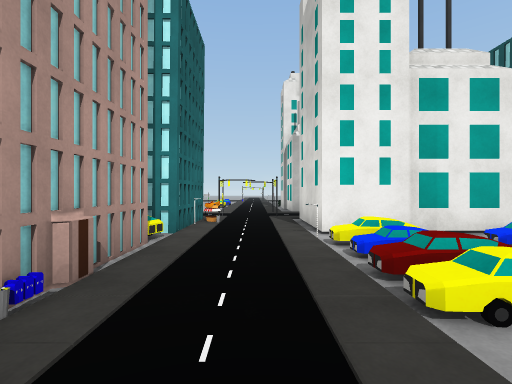
View 1 (above)

24 first-person views from a walk through a 3-D level made in the Unity game engine. The camera is 1.3 m above the floor, looks level and sees 85° across. The floor is counted in squares, 2 m on a side. Each view is taken from the middle of a square. On the plan, view 1 faces up. The plan holds only what a view shows up to about 9 squares ahead; the rest is blank. The place goes on beyond the plan. The player is left out. Some surface patterns are stand-ins.

View 2
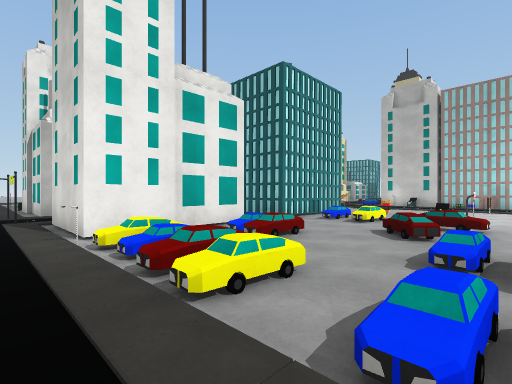

View 3
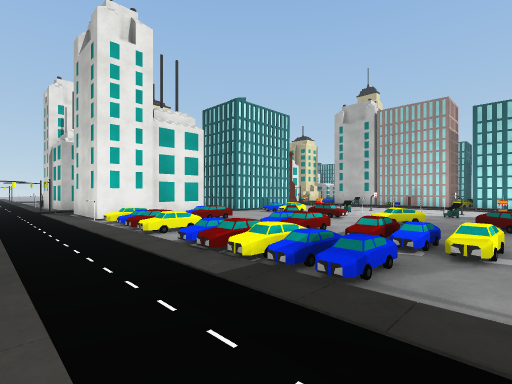

View 4
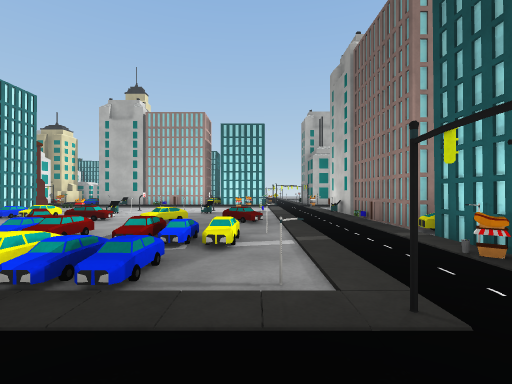

View 5
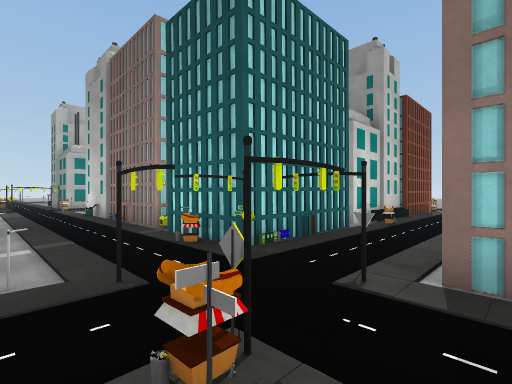

View 6
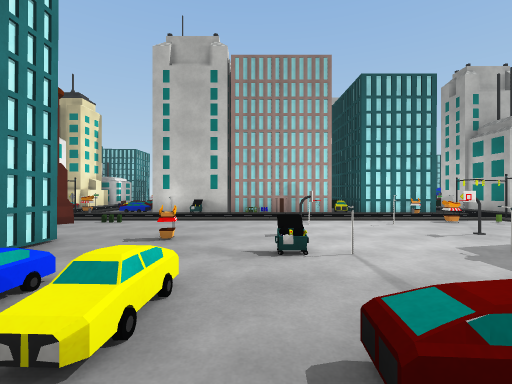

View 7
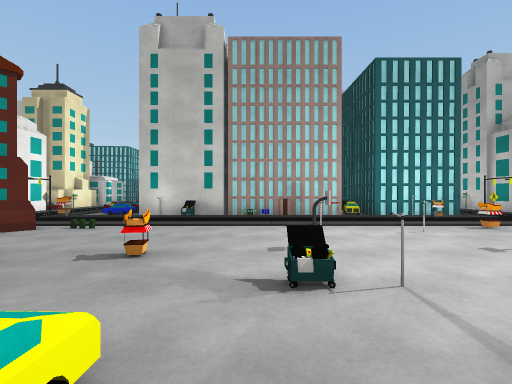

View 8
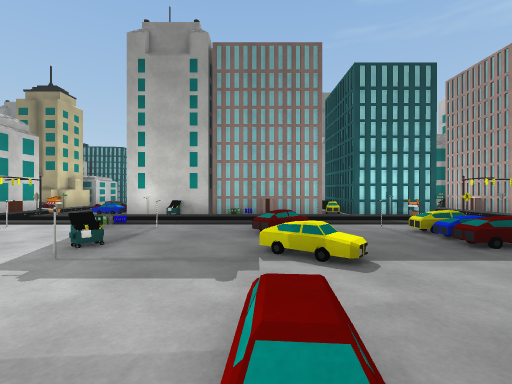

View 9
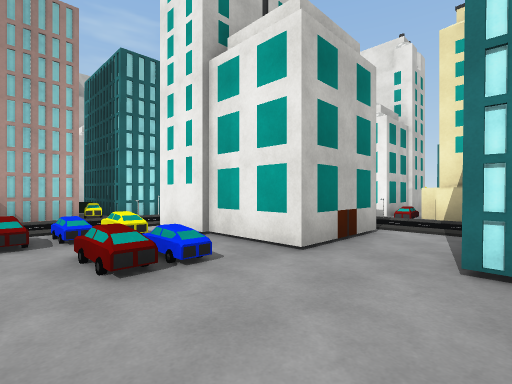

View 10
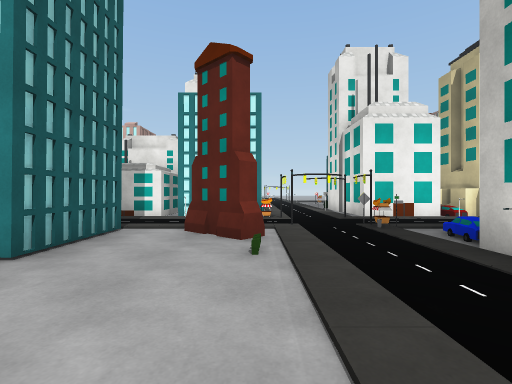

View 11
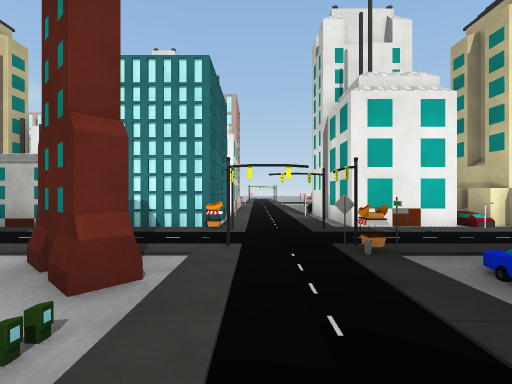

View 12
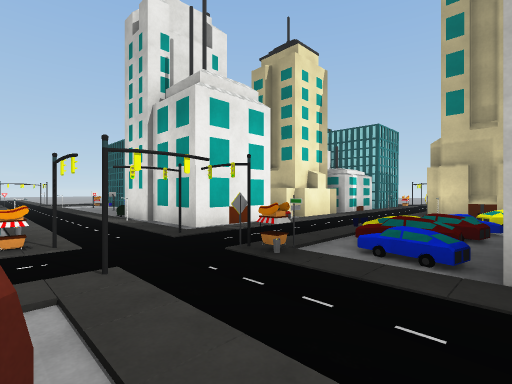

View 13
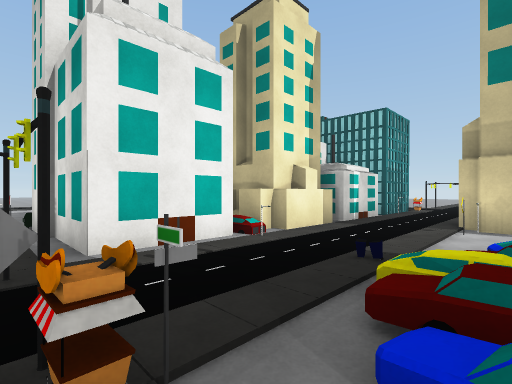

View 14
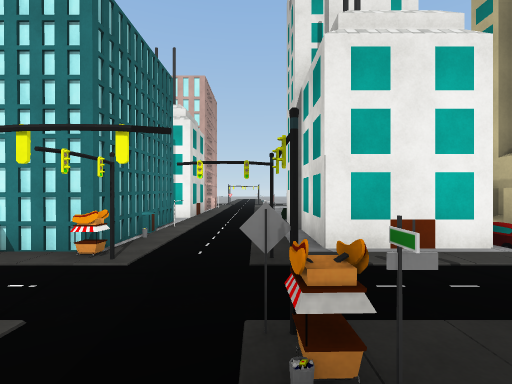

View 15
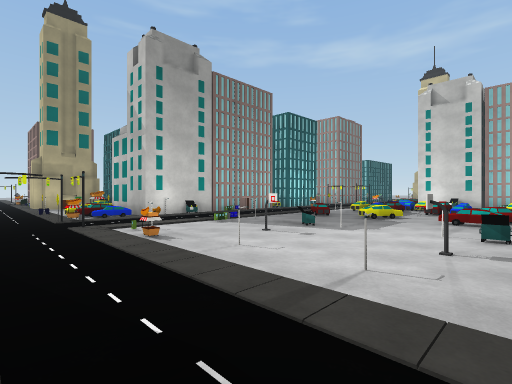

View 16
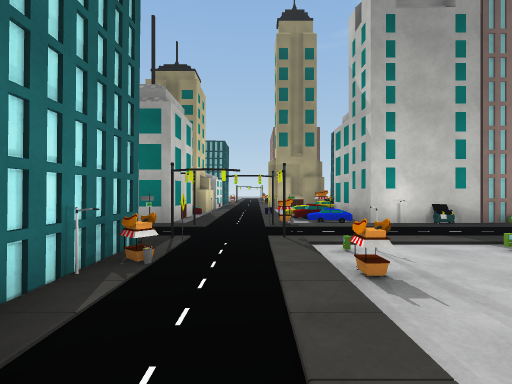

View 17
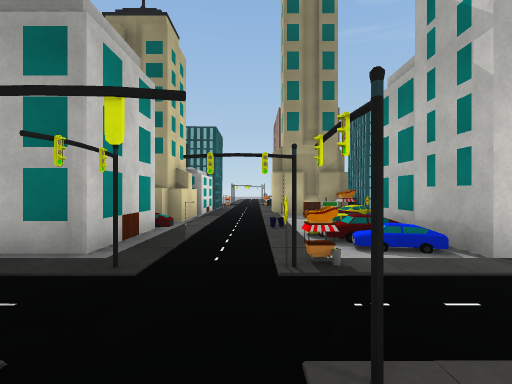

View 18
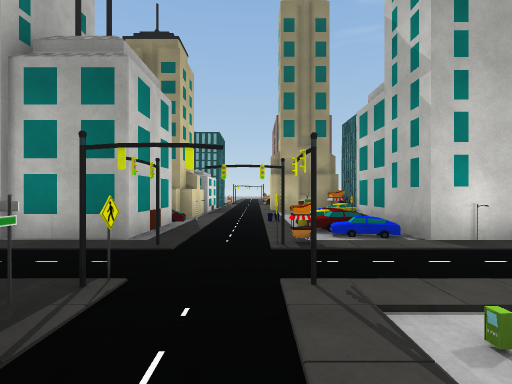

View 19
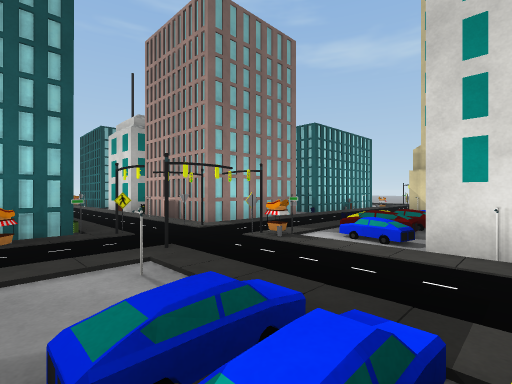

View 20
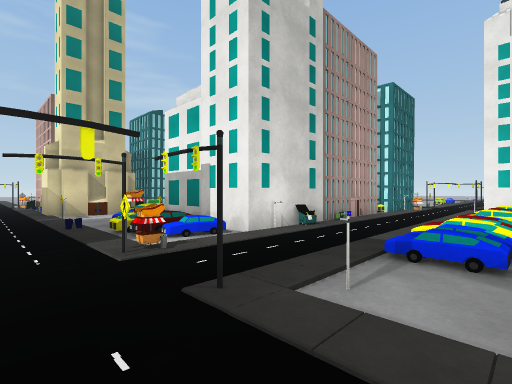

View 21
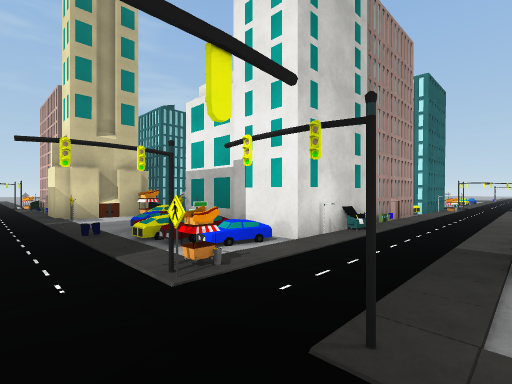

View 22
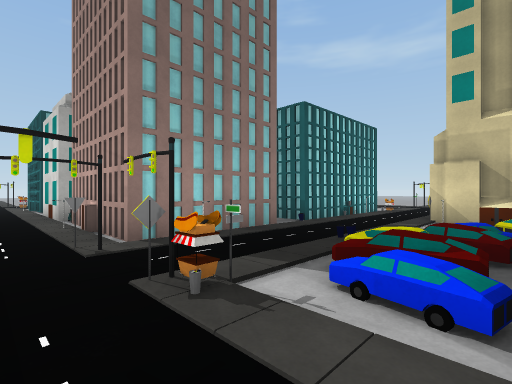

View 23
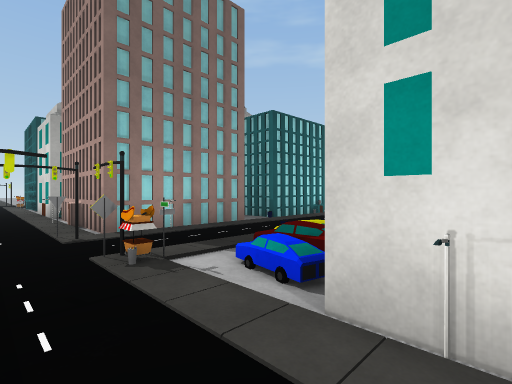

View 24
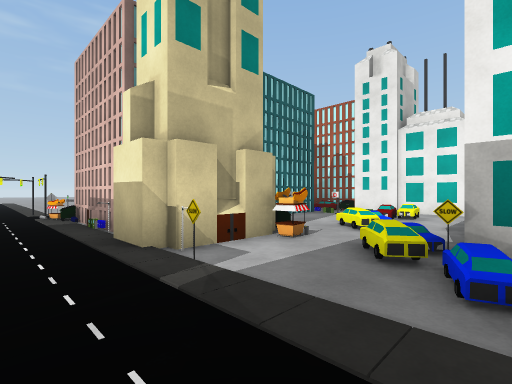

### Floor plan
Key: @ floor where view 1 was taken; # wall or solid block; x gap in a wall; . main floor; : floor 0.25 m higher than the main floor; / step, stairs or slope; = window, fence, low wall or low ledge; ^ raised ledge; B building; U dumpster; S streetlight; O other object.
Columns run from 13 left of view 1 to 21 right of it. Each row starts with its distance up from view 1.
 15                         #...
 14                         #...
 13                         ...O
 12               ###       #..#
 11               . B     # BOOB  #
 10               . #^#   ###..#####B
  9             .O. O..  .O##....O....B
  8             O..  ..  ....##........
  7             x..  .. B .B.O#.//..O
  6            ##.# ##.## ..B..===..#
  5       ## # #O.###B.B##....OBB## #
  4        ...O#..O.....=......#
  3       ///B #...==...=.=....BB
  2      #=.   #...=.....U.....#
  1      ##/.  #......==.S..O..#
  0     B =/.   U@//=..........B
 -1   BBB O.=   S.///./=.O..O..#O
 -2      ##.####..//=../.U..=.S#
 -3   ##B#O..=#/..S.=O//.O/.O.#B
 -4 ....O.......##..............
 -5 .O..........Ox...........O...
 -6     #O#B.B#OB #OB##B#UO##=.###
 -7       ##  ##B.###   B  ##..#
 -8            #O.#       ##:.O#
 -9            OB.#       ##...^
-10            ##=         #.. #
-11             # O       ###
-12             #.#        #
-13            BB.#

Where each view was taken, in squares from view 1:
view 1: 0 up, 0 right, facing up
view 2: 0 up, 0 right, facing up-right
view 3: 3 down, 1 left, facing up-right
view 4: 3 down, 1 left, facing right
view 5: 3 down, 2 left, facing down-right
view 6: 2 up, 5 right, facing right
view 7: 2 up, 6 right, facing right
view 8: 2 up, 6 right, facing down
view 9: 2 up, 6 right, facing up-left
view 10: 2 up, 11 right, facing up
view 11: 4 up, 12 right, facing up
view 12: 5 up, 11 right, facing up-right
view 13: 6 up, 13 right, facing up-right
view 14: 6 up, 13 right, facing up
view 15: 2 up, 13 right, facing down-left
view 16: 0 up, 12 right, facing down
view 17: 3 down, 12 right, facing down
view 18: 2 down, 12 right, facing down
view 19: 1 down, 2 right, facing down-left
view 20: 5 down, 2 right, facing up-left
view 21: 5 down, 1 right, facing up-left
view 22: 2 down, 0 right, facing down-left
view 23: 1 down, 0 right, facing down-left
view 24: 5 down, 4 left, facing up-left
